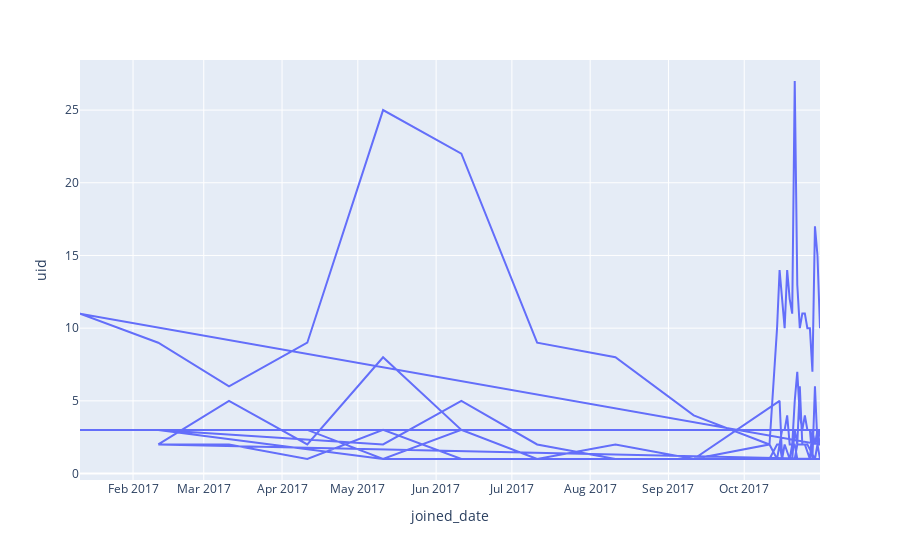

Notebook cell for this chart:
### Markdown cell above
Построим график, общий

### Code cell
px.line(df_payment_id, x="joined_date", y="uid")

### Figure 1 — Plotly figure (JSON) as saved in the notebook; plotly's stock layout.template omitted (floating-point values rounded to 4 significant figures)
{"data": [{"hovertemplate": "joined_date=%{x}<br>uid=%{y}<extra></extra>", "legendgroup": "", "line": {"color": "#636efa", "dash": "solid"}, "mode": "lines", "name": "", "orientation": "v", "showlegend": false, "type": "scatter", "x": ["2017-02-11", "2017-03-11", "2017-04-11", "2017-05-11", "2017-06-11", "2017-07-11", "2017-08-11", "2017-09-11", "2017-10-14", "2017-10-15", "2017-10-16", "2017-10-17", "2017-10-18", "2017-10-19", "2017-10-20", "2017-10-21", "2017-10-22", "2017-10-23", "2017-10-24", "2017-10-25", "2017-10-26", "2017-10-27", "2017-10-28", "2017-10-29", "2017-10-30", "2017-10-31", "2017-02-11", "2017-03-11", "2017-04-11", "2017-05-11", "2017-06-11", "2017-07-11", "2017-08-11", "2017-09-11", "2017-10-11", "2017-10-14", "2017-10-15", "2017-10-16", "2017-10-18", "2017-10-20", "2017-10-21", "2017-10-22", "2017-10-24", "2017-10-26", "2017-10-29", "2017-10-30", "2017-10-31", "2017-01-11", "2017-04-11", "2017-05-11", "2017-06-11", "2017-07-11", "2017-09-11", "2017-10-15", "2017-10-16", "2017-10-17", "2017-10-19", "2017-10-20", "2017-10-21", "2017-10-22", "2017-10-25", "2017-10-26", "2017-10-27", "2017-10-29", "2017-10-30", "2017-05-11", "2017-02-11", "2017-05-11", "2017-06-11", "2017-07-11", "2017-08-11", "2017-09-11", "2017-10-11", "2017-10-14", "2017-10-15", "2017-10-16", "2017-10-17", "2017-10-18", "2017-10-19", "2017-10-20", "2017-10-21", "2017-10-22", "2017-10-23", "2017-10-24", "2017-10-25", "2017-10-27", "2017-10-28", "2017-10-29", "2017-10-30", "2017-10-31", "2017-01-11", "2017-02-11", "2017-03-11", "2017-04-11", "2017-05-11", "2017-06-11", "2017-07-11", "2017-08-11", "2017-09-11", "2017-10-11", "2017-10-14", "2017-10-15", "2017-10-16", "2017-10-17", "2017-10-18", "2017-10-19", "2017-10-20", "2017-10-21", "2017-10-22", "2017-10-23", "2017-10-24", "2017-10-25", "2017-10-26", "2017-10-27", "2017-10-28", "2017-10-29", "2017-10-30", "2017-10-31"], "xaxis": "x", "y": [2, 5, 2, 8, 3, 1, 1, 1, 1, 2, 3, 3, 4, 2, 2, 5, 7, 4, 3, 4, 3, 3, 1, 6, 2, 1, 2, 2, 1, 3, 1, 1, 2, 1, 2, 1, 1, 1, 1, 1, 1, 2, 2, 2, 1, 2, 3, 3, 3, 1, 3, 1, 1, 5, 1, 2, 1, 2, 2, 1, 1, 1, 1, 1, 1, 1, 3, 2, 5, 2, 1, 1, 1, 2, 2, 1, 1, 1, 1, 1, 3, 2, 6, 2, 2, 1, 3, 2, 3, 2, 11, 9, 6, 9, 25, 22, 9, 8, 4, 2, 10, 14, 12, 10, 14, 12, 11, 27, 13, 10, 11, 11, 10, 10, 7, 17, 15, 10], "yaxis": "y"}], "layout": {"legend": {"tracegroupgap": 0}, "margin": {"t": 60}, "xaxis": {"anchor": "y", "domain": [0, 1], "title": {"text": "joined_date"}}, "yaxis": {"anchor": "x", "domain": [0, 1], "title": {"text": "uid"}}}}
